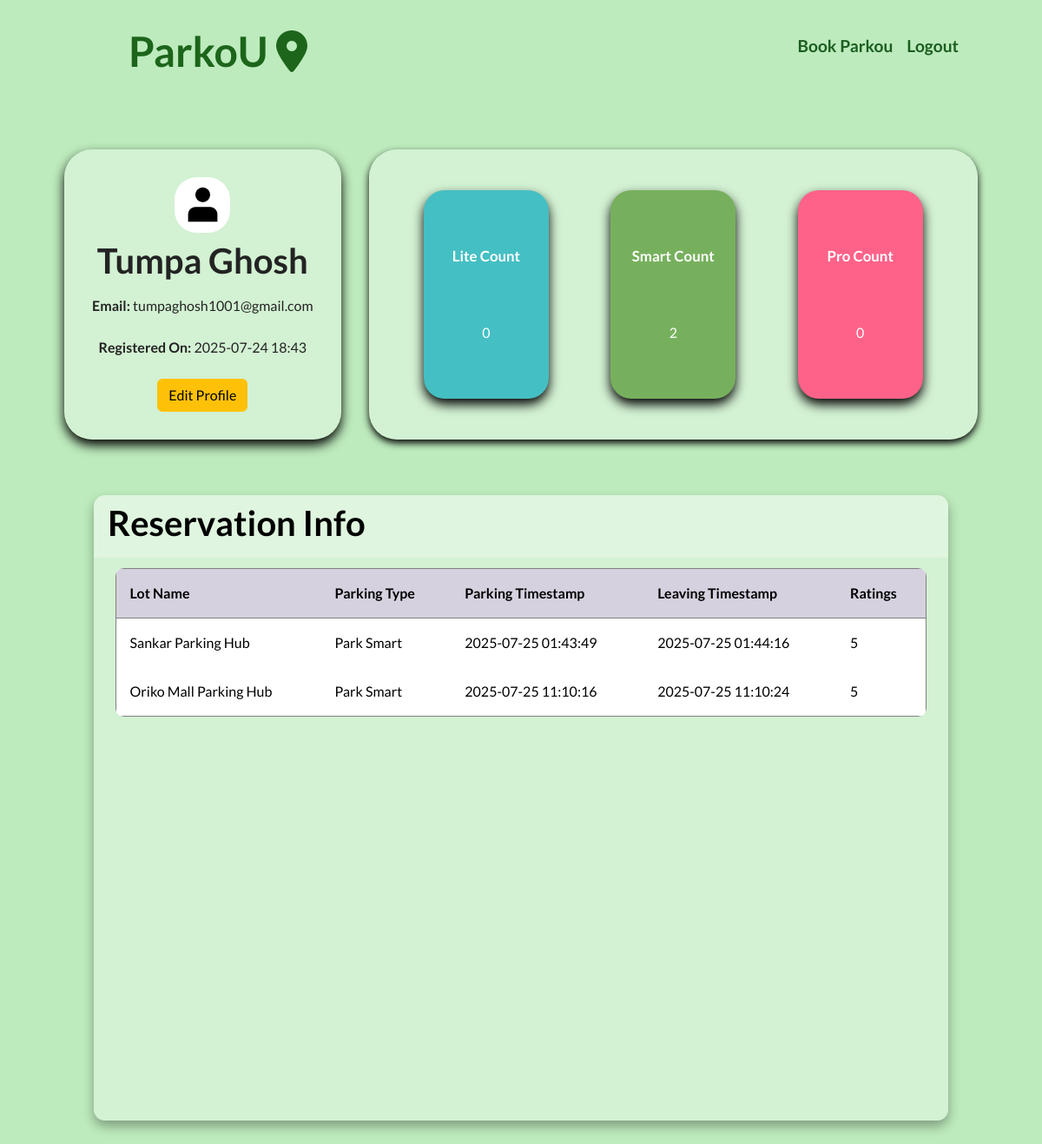
/dashboard/user (signed in), run on an earlier commit of the app's database.
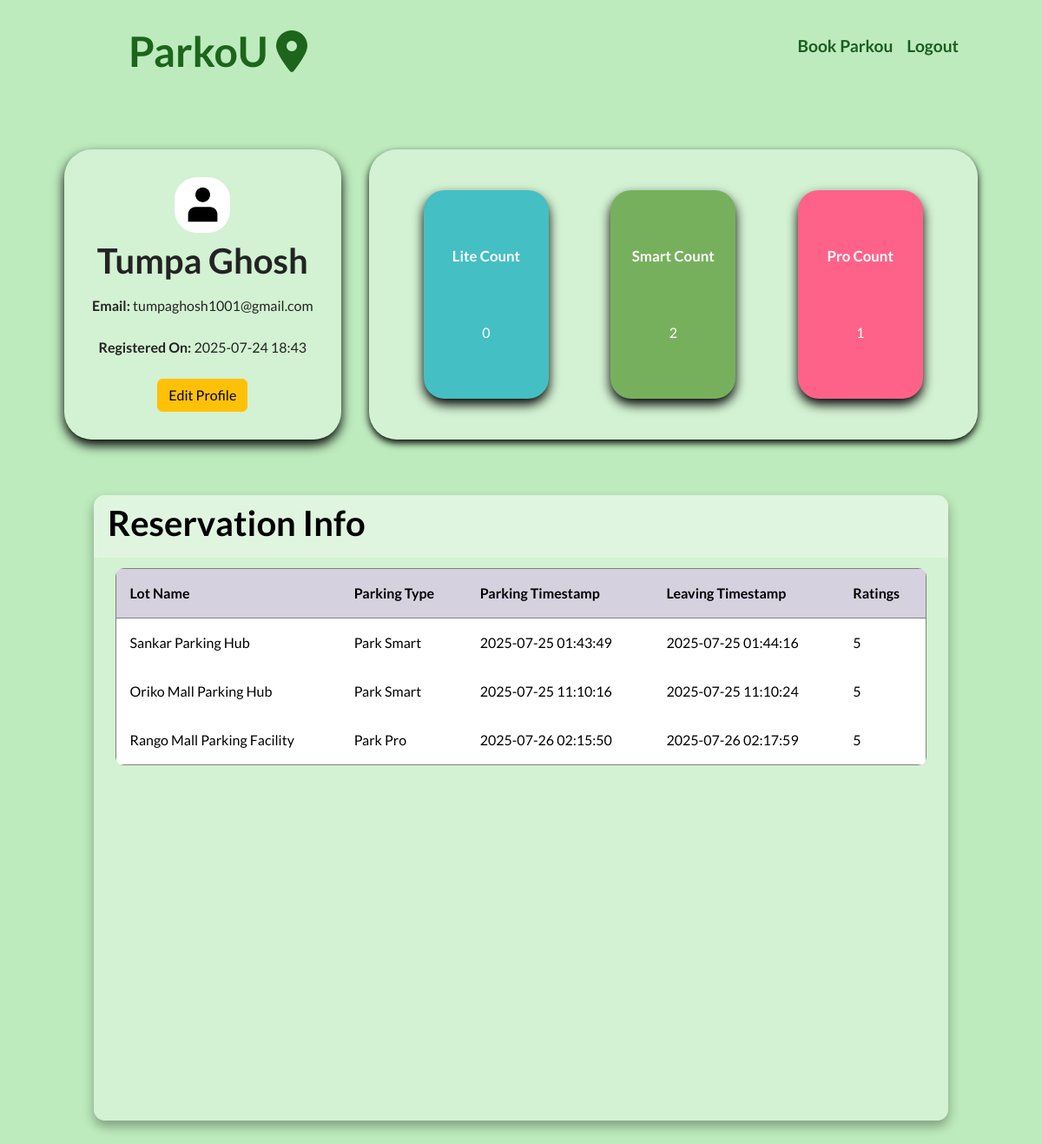
And on a later commit of the database.
### models/models.py (models this page shows)
class Reservation(db.Model):
    __tablename__ = "reservation"
    id = db.Column(db.Integer, primary_key = True)
    spotId = db.Column(db.Integer, db.ForeignKey("parkingspot.id", ondelete = "CASCADE"), nullable = False)
    userId = db.Column(db.Integer, db.ForeignKey("user.id", ondelete = "CASCADE"),  nullable = False)
    parkingType = db.Column(db.Integer, nullable = False)
    parkingTimestamp = db.Column(db.String(128))
    leavingTimestamp = db.Column(db.String(128))
    parkingCost = db.Column(db.Integer)
    ratings = db.Column(db.Integer)
    user = db.relationship('User', back_populates='reservation')
    parkingspot = db.relationship('ParkingSpot', back_populates='reservation')

class ParkingLot(db.Model):
    __tablename__ = "parkinglot"
    id = db.Column(db.Integer, primary_key = True)
    lotName = db.Column(db.String(128), nullable = False)
    locationName = db.Column(db.String(128))
    address = db.Column(db.String(512), unique = True, nullable = False)
    pincode = db.Column(db.String(128), unique = True, nullable = False)
    parkLiteCount = db.Column(db.Integer)
    parkSmartCount = db.Column(db.Integer)
    parkProCount = db.Column(db.Integer)
    ratings = db.Column(db.Numeric(3,1), default = 0.0, nullable = False)
    parkingspot = db.relationship('ParkingSpot', cascade = "all, delete", passive_deletes = True, back_populates = 'parkinglot')

### controllers/routes.py (the view)
@app.route('/dashboard/user')
@auth_required
def user_dashboard():
    if 'user_id' not in session:
        return redirect(url_for('login_page'))
    user = User.query.get(session['user_id'])
    city = session.get('selected_city')
    reservations = Reservation.query.filter_by(userId=user.id).all()
    for reservation in reservations:
        if reservation.parkingType == 1:
            reservation.parkingTypeName = "Park Lite"
        elif reservation.parkingType == 2:
            reservation.parkingTypeName = "Park Smart"
        elif reservation.parkingType == 3:
            reservation.parkingTypeName = "Park Pro"
        else:
            reservation.parkingTypeName = "Unknown"
    lite_count = sum(1 for reservation in reservations if reservation.parkingType == 1)
    smart_count = sum(1 for reservation in reservations if reservation.parkingType == 2)
    pro_count = sum(1 for reservation in reservations if reservation.parkingType == 3)
    return render_template('/after_login_part/user_side/user_dashboard.html', user=user, city=city, reservations = reservations, lite_count=lite_count, smart_count=smart_count, pro_count=pro_count)

### controllers/routes.py (called while the page is built)
def auth_required(func):
    @wraps(func)
    def inner(*args,**kwargs):
        if 'user_id' not in session:
            flash("Please log in to continue")
            return redirect(url_for('login_page'))
        return func(*args,**kwargs)
    return inner

### templates/after_login_part/user_side/user_dashboard.html (shortened to what the changed rows need)
{% extends 'base.html' %}
{% block stylesheet %}
    <link rel="stylesheet" href="/static/css/after_login/user_side/user_dashboard.css">
{% endblock %}
{% block content %}
    <main>
        <div class="container">
            <div class="top-container">
                <div class="left-top">
                    {% if user %}
                        <h1>{{ user.fullName }}</h1>
                    {% else %}
                        <h2>No user found with that email.</h2>
                    {% endif %}
                </div>
                <div class="right-top">
                    <div class="cards-container">
                        <div class="cards">
                            <div class="card-head">Pro Count</div>
                            <div class="card-count">
                                {{ pro_count }}
                            </div>
                        </div>
                    </div>
                </div>
            </div>
            <div class="bottom-container table" id="customers_table">
                <section class="table__header">
                    <h1>Reservation Info</h1>
                </section>
                <section class="table__body">
                    <table border="1">
                        <thead>
                            <tr>
                                <th> Lot Name </th>
                                <th> Parking Type </th>
                                <th> Parking Timestamp </th>
                                <th> Leaving Timestamp </th>
                                <th> Ratings </th>
                            </tr>
                        </thead>
                        <tbody>
                            {% if reservations %}
                            {% for reservation in reservations %}
                                <tr>
                                <td> {{ reservation.parkingspot.parkinglot.lotName }} </td>
                                <td> {{ reservation.parkingTypeName }} </td>
                                <td>
                                    {{ reservation.parkingTimestamp }}
                                </td>
                                <td>{{ reservation.leavingTimestamp }}</td>
                                <td>{{ reservation.ratings }}</td>
                                </tr>
                            {% endfor %}
                            {% else %}
                                <tr>
                                <td colspan="5"> No Reservation found </td>
                                </tr>
                            {% endif %}
                        </tbody>
                    </table>
                </section>
            </div>
        </div>
    </main>
{% endblock %}

What changed in the data, as far as the page shows it:
now on this page (row edited): Reservation: parkingspot.parkinglot.lotName "Rango Mall Parking Facility", parkingTypeName "Park Pro", parkingTimestamp "2025-07-26 02:15:50", leavingTimestamp "2025-07-26 02:17:59", ratings "5"
Also different on the page:
{{ pro_count }}: "0" → "1"
